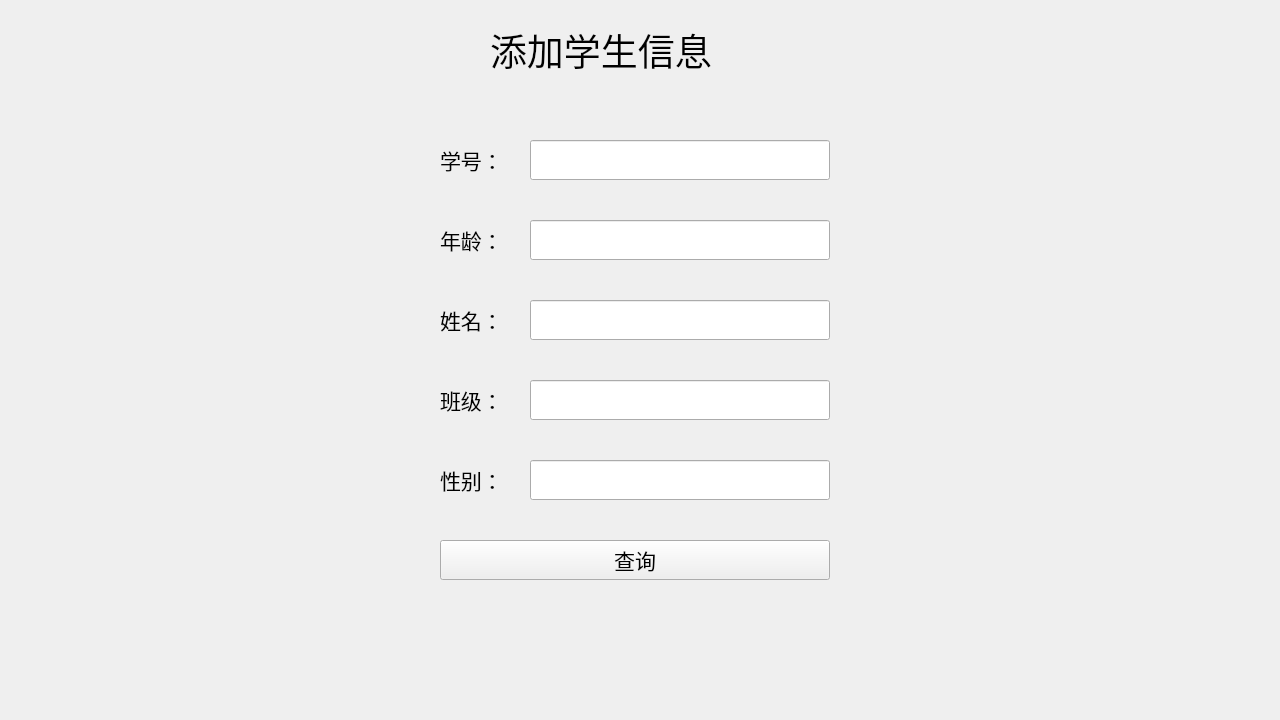
<?xml version="1.0" encoding="UTF-8"?>
<ui version="4.0">
 <class>Window_stuinfo_add</class>
 <widget class="QWidget" name="Window_stuinfo_add">
  <property name="geometry">
   <rect>
    <x>0</x>
    <y>0</y>
    <width>1280</width>
    <height>720</height>
   </rect>
  </property>
  <property name="minimumSize">
   <size>
    <width>1280</width>
    <height>720</height>
   </size>
  </property>
  <property name="maximumSize">
   <size>
    <width>1280</width>
    <height>720</height>
   </size>
  </property>
  <property name="windowTitle">
   <string>Form</string>
  </property>
  <widget class="QLabel" name="label_title">
   <property name="geometry">
    <rect>
     <x>490</x>
     <y>20</y>
     <width>300</width>
     <height>60</height>
    </rect>
   </property>
   <property name="font">
    <font>
     <family>黑体</family>
     <pointsize>28</pointsize>
    </font>
   </property>
   <property name="text">
    <string>添加学生信息</string>
   </property>
  </widget>
  <widget class="QLabel" name="label_title2">
   <property name="geometry">
    <rect>
     <x>440</x>
     <y>140</y>
     <width>100</width>
     <height>40</height>
    </rect>
   </property>
   <property name="font">
    <font>
     <family>黑体</family>
     <pointsize>16</pointsize>
    </font>
   </property>
   <property name="text">
    <string>学号：</string>
   </property>
  </widget>
  <widget class="QLabel" name="label_title3">
   <property name="geometry">
    <rect>
     <x>440</x>
     <y>220</y>
     <width>100</width>
     <height>40</height>
    </rect>
   </property>
   <property name="font">
    <font>
     <family>黑体</family>
     <pointsize>16</pointsize>
    </font>
   </property>
   <property name="text">
    <string>年龄：</string>
   </property>
  </widget>
  <widget class="QLabel" name="label_title4">
   <property name="geometry">
    <rect>
     <x>440</x>
     <y>300</y>
     <width>100</width>
     <height>40</height>
    </rect>
   </property>
   <property name="font">
    <font>
     <family>黑体</family>
     <pointsize>16</pointsize>
    </font>
   </property>
   <property name="text">
    <string>姓名：</string>
   </property>
  </widget>
  <widget class="QLabel" name="label_title5">
   <property name="geometry">
    <rect>
     <x>440</x>
     <y>380</y>
     <width>100</width>
     <height>40</height>
    </rect>
   </property>
   <property name="font">
    <font>
     <family>黑体</family>
     <pointsize>16</pointsize>
    </font>
   </property>
   <property name="text">
    <string>班级：</string>
   </property>
  </widget>
  <widget class="QLabel" name="label_title6">
   <property name="geometry">
    <rect>
     <x>440</x>
     <y>460</y>
     <width>100</width>
     <height>40</height>
    </rect>
   </property>
   <property name="font">
    <font>
     <family>黑体</family>
     <pointsize>16</pointsize>
    </font>
   </property>
   <property name="text">
    <string>性别：</string>
   </property>
  </widget>
  <widget class="QLineEdit" name="lineEdit_stuno">
   <property name="geometry">
    <rect>
     <x>530</x>
     <y>140</y>
     <width>300</width>
     <height>40</height>
    </rect>
   </property>
   <property name="font">
    <font>
     <family>黑体</family>
     <pointsize>16</pointsize>
    </font>
   </property>
  </widget>
  <widget class="QLineEdit" name="lineEdit_stuage">
   <property name="geometry">
    <rect>
     <x>530</x>
     <y>220</y>
     <width>300</width>
     <height>40</height>
    </rect>
   </property>
   <property name="font">
    <font>
     <family>黑体</family>
     <pointsize>16</pointsize>
    </font>
   </property>
  </widget>
  <widget class="QLineEdit" name="lineEdit_stuname">
   <property name="geometry">
    <rect>
     <x>530</x>
     <y>300</y>
     <width>300</width>
     <height>40</height>
    </rect>
   </property>
   <property name="font">
    <font>
     <family>黑体</family>
     <pointsize>16</pointsize>
    </font>
   </property>
  </widget>
  <widget class="QLineEdit" name="lineEdit_stuclass">
   <property name="geometry">
    <rect>
     <x>530</x>
     <y>380</y>
     <width>300</width>
     <height>40</height>
    </rect>
   </property>
   <property name="font">
    <font>
     <family>黑体</family>
     <pointsize>16</pointsize>
    </font>
   </property>
  </widget>
  <widget class="QLineEdit" name="lineEdit_stusex">
   <property name="geometry">
    <rect>
     <x>530</x>
     <y>460</y>
     <width>300</width>
     <height>40</height>
    </rect>
   </property>
   <property name="font">
    <font>
     <family>黑体</family>
     <pointsize>16</pointsize>
    </font>
   </property>
  </widget>
  <widget class="QPushButton" name="pushButton_inquiry">
   <property name="geometry">
    <rect>
     <x>440</x>
     <y>540</y>
     <width>390</width>
     <height>40</height>
    </rect>
   </property>
   <property name="font">
    <font>
     <family>黑体</family>
     <pointsize>16</pointsize>
    </font>
   </property>
   <property name="text">
    <string>查询</string>
   </property>
  </widget>
 </widget>
 <resources/>
 <connections/>
</ui>
